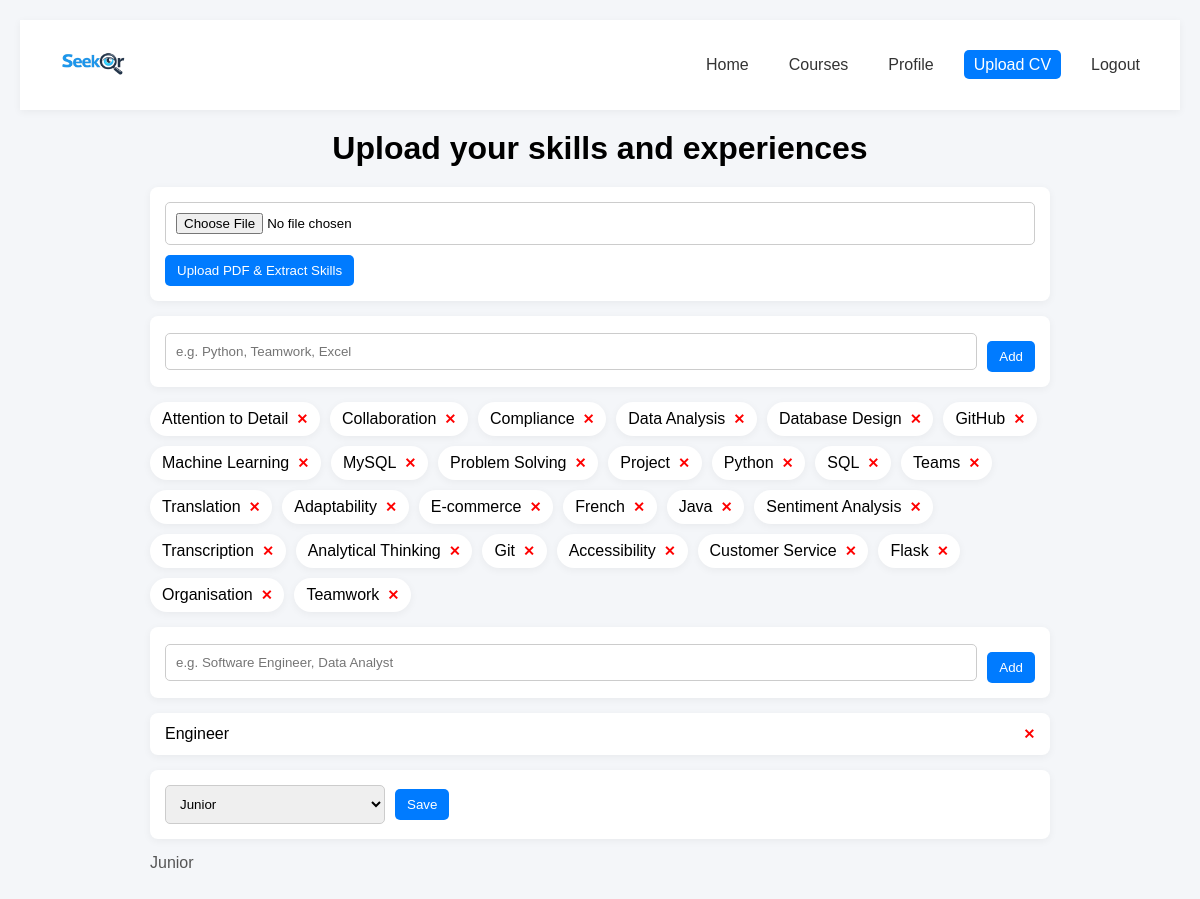
The page /upload_cv (signed in) on the database its author committed.
### app.py (models this page shows, shortened)
class UserSkill(db.Model):
    __tablename__="user_skill"
    id = db.Column(db.Integer, primary_key=True)
    user_id=db.Column(db.Integer,db.ForeignKey("user.id"), nullable=False)
    skill_id = db.Column(db.Integer, db.ForeignKey("skill.id"), nullable=False)
    user = db.relationship("User", back_populates="skills")
    skill = db.relationship("Skill", back_populates="users")
    __table_args__ = (
        db.UniqueConstraint("user_id", "skill_id", name="uq_user_skill"),
    )

class Skill(db.Model):
    __tablename__="skill"
    id = db.Column(db.Integer, primary_key=True)
    name = db.Column(db.String(120), unique=True, nullable=False)
    users = db.relationship("UserSkill",back_populates="skill",cascade="all, delete-orphan")

class User(db.Model):
    __tablename__="user"
    id = db.Column(db.Integer, primary_key=True)
    email = db.Column(db.String(120), unique=True, nullable=False)
    password = db.Column(db.String(200), nullable=False)
    name = db.Column(db.String(100))
    experience_level=db.Column(db.String(100))
    carrer_goal= db.Column(db.String(100))
    skills = db.relationship("UserSkill",back_populates="user",cascade="all, delete-orphan")

### app.py (the view, shortened to what this page needs)
@app.route('/upload_cv', methods=["GET", "POST"])
def upload_cv():
    if 'user' not in session:
        flash('Login first', 'error')
        return redirect(url_for('login_page'))
    user = User.query.filter_by(email=session['user']).first()
    if not user:
        flash('User not found', 'error')
        return redirect(url_for('login_page'))
    return render_template("upload_cv.html", user=user)

### templates/upload_cv.html (shortened to what this page needs)
<!DOCTYPE html>
<html lang="en">
<head>
  <link rel="stylesheet" href="{{ url_for('static', filename='upload_cv.css') }}">
</head>
<body>
  {% include 'navbar.html' %}
<h1> Upload your skills and experiences</h1>
<form method="POST" action="{{ url_for('extract_skills_from_cv') }}" enctype="multipart/form-data">
  <input type="file" name="cv" accept="application/pdf" class="entrybox" required>
  <button type="submit" class="loged">Upload PDF & Extract Skills</button>
</form>
<form method="POST" action="{{ url_for('upload_cv') }}">
    <div class="skill-input">
      <input type="text" name="skills" class="entrybox"
             placeholder="e.g. Python, Teamwork, Excel" required>
      <button type="submit" class="loged">Add</button>
    </div>
  </form>
  <ul class="skill-list">
    {% for us in user.skills %}
      <li class="skill-item">
        {{ us.skill.name }}
        <form method="POST" action="{{ url_for('upload_cv') }}" class="delete-form">
          <button type="submit" class="delete-btn">✕</button>
        </form>
      </li>
    {% endfor %}
  </ul>
  <form method="POST" action="{{ url_for('upload_cv') }}">
    <div class="goals-input">
        <input type="text" name="goals" class="entrybox"
               placeholder="e.g. Software Engineer, Data Analyst" required>
        <button type="submit" class="loged">Add</button>
      </div>
    </form>
    {% if user.carrer_goal %}
    <div class="goal-item">
      {{ user.carrer_goal }}
      <form method="POST" action="{{ url_for('upload_cv') }}" class="delete-form">
        <button type="submit" class="delete-btn">✕</button>
      </form>
    </div>
  {% else %}
    <p>No career goal added yet</p>
  {% endif %}
  <form method="POST" action="{{ url_for('upload_cv') }}">
    <div class="form-group">
      <select id="experience" name="experience" class="dropdown">
        <option value="Junior" {% if user.experience_level == "Junior" %}selected{% endif %}>Junior</option>
      </select>
      <button type="submit" class="save-btn">Save</button>
    </div>
  </form>
  <p>{{user.experience_level}}</p>
</body>
</html>

### static/upload_cv.css (style rules this page uses)
* { margin: 0; padding: 0; box-sizing: border-box; font-family: Arial, Helvetica, sans-serif; }
body { background-color: #f4f6f9; padding: 20px; }
h1 { text-align: center; margin: 20px 0; }
form { max-width: 900px; margin: 0 auto 15px auto; background: white; padding: 15px; border-radius: 8px; box-shadow: 0 2px 8px rgba(0,0,0,0.05); }
.entrybox { width: 100%; padding: 10px; border: 1px solid #ccc; border-radius: 5px; }
.loged { margin-top: 10px; padding: 8px 12px; border: none; background-color: #007bff; color: white; border-radius: 5px; cursor: pointer; }
.skill-input, .goals-input, .form-group { display: flex; gap: 10px; align-items: center; flex-wrap: wrap; }
.skill-input .entrybox, .goals-input .entrybox { flex: 1; min-width: 250px; }
.skill-list { max-width: 900px; margin: 0 auto 15px auto; list-style: none; padding: 0; display: flex; flex-wrap: wrap; gap: 10px; }
.skill-item { background: white; padding: 8px 12px; border-radius: 20px; box-shadow: 0 2px 8px rgba(0,0,0,0.05); display: flex; align-items: center; gap: 8px; }
.delete-form { display: inline; margin: 0; padding: 0; background: none; box-shadow: none; }
.delete-btn { background: none; border: none; color: red; font-weight: bold; cursor: pointer; font-size: 14px; }
.goal-item { max-width: 900px; margin: 0 auto 15px auto; background: white; padding: 12px 15px; border-radius: 8px; box-shadow: 0 2px 8px rgba(0,0,0,0.05); display: flex; align-items: center; justify-content: space-between; gap: 10px; }
.dropdown { padding: 10px; border: 1px solid #ccc; border-radius: 5px; min-width: 220px; }
.save-btn { padding: 8px 12px; border: none; background-color: #007bff; color: white; border-radius: 5px; cursor: pointer; }
p { max-width: 900px; margin: 0 auto 15px auto; color: #555; }

### static/navbar.css (style rules this page uses)
* { box-sizing: border-box; }

### rows shown on the page
UserSkill: skill.name "Attention to Detail"
UserSkill: skill.name "Collaboration"
UserSkill: skill.name "Compliance"
UserSkill: skill.name "Data Analysis"
UserSkill: skill.name "Database Design"
UserSkill: skill.name "GitHub"
UserSkill: skill.name "Machine Learning"
UserSkill: skill.name "MySQL"
UserSkill: skill.name "Problem Solving"
UserSkill: skill.name "Project"
UserSkill: skill.name "Python"
UserSkill: skill.name "SQL"
UserSkill: skill.name "Teams"
UserSkill: skill.name "Translation"
UserSkill: skill.name "Adaptability"
UserSkill: skill.name "E-commerce"
UserSkill: skill.name "French"
UserSkill: skill.name "Java"
UserSkill: skill.name "Sentiment Analysis"
UserSkill: skill.name "Transcription"
UserSkill: skill.name "Analytical Thinking"
UserSkill: skill.name "Git"
UserSkill: skill.name "Accessibility"
UserSkill: skill.name "Customer Service"
UserSkill: skill.name "Flask"
UserSkill: skill.name "Organisation"
UserSkill: skill.name "Teamwork"
User: carrer_goal "Engineer", experience "Junior", experience_level "Junior"
